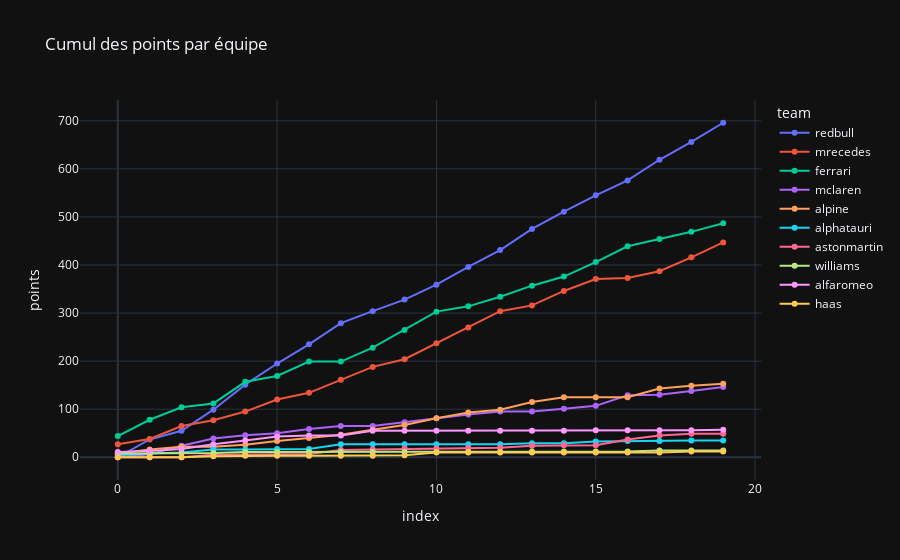

Notebook code cell kept with this figure:
### Markdown cell above
Et même chose mais pour les écuries

### Code cell
px.line(data_team_points, x="index", y="points", color="team", title="Cumul des points par équipe", template="plotly_dark", markers=True)

### Figure 1 — Plotly figure (JSON) as saved in the notebook; plotly's stock layout.template omitted (floating-point values rounded to 4 significant figures)
{"data": [{"hovertemplate": "team=redbull<br>index=%{x}<br>points=%{y}<extra></extra>", "legendgroup": "redbull", "line": {"color": "#636efa", "dash": "solid"}, "marker": {"symbol": "circle"}, "mode": "lines+markers", "name": "redbull", "orientation": "v", "showlegend": true, "type": "scatter", "x": [0, 1, 2, 3, 4, 5, 6, 7, 8, 9, 10, 11, 12, 13, 14, 15, 16, 17, 18, 19], "xaxis": "x", "y": [0, 37, 55, 99, 151, 195, 235, 279, 304, 328, 359, 396, 431, 475, 511, 545, 576, 619, 656, 696], "yaxis": "y"}, {"hovertemplate": "team=mrecedes<br>index=%{x}<br>points=%{y}<extra></extra>", "legendgroup": "mrecedes", "line": {"color": "#EF553B", "dash": "solid"}, "marker": {"symbol": "circle"}, "mode": "lines+markers", "name": "mrecedes", "orientation": "v", "showlegend": true, "type": "scatter", "x": [0, 1, 2, 3, 4, 5, 6, 7, 8, 9, 10, 11, 12, 13, 14, 15, 16, 17, 18, 19], "xaxis": "x", "y": [27, 38, 65, 77, 95, 120, 134, 161, 188, 204, 237, 270, 304, 316, 346, 371, 373, 387, 416, 447], "yaxis": "y"}, {"hovertemplate": "team=ferrari<br>index=%{x}<br>points=%{y}<extra></extra>", "legendgroup": "ferrari", "line": {"color": "#00cc96", "dash": "solid"}, "marker": {"symbol": "circle"}, "mode": "lines+markers", "name": "ferrari", "orientation": "v", "showlegend": true, "type": "scatter", "x": [0, 1, 2, 3, 4, 5, 6, 7, 8, 9, 10, 11, 12, 13, 14, 15, 16, 17, 18, 19], "xaxis": "x", "y": [44, 78, 104, 112, 157, 169, 199, 199, 228, 265, 303, 314, 334, 357, 376, 406, 439, 454, 469, 487], "yaxis": "y"}, {"hovertemplate": "team=mclaren<br>index=%{x}<br>points=%{y}<extra></extra>", "legendgroup": "mclaren", "line": {"color": "#ab63fa", "dash": "solid"}, "marker": {"symbol": "circle"}, "mode": "lines+markers", "name": "mclaren", "orientation": "v", "showlegend": true, "type": "scatter", "x": [0, 1, 2, 3, 4, 5, 6, 7, 8, 9, 10, 11, 12, 13, 14, 15, 16, 17, 18, 19], "xaxis": "x", "y": [0, 6, 24, 39, 46, 50, 59, 65, 65, 73, 81, 89, 95, 95, 101, 107, 129, 130, 138, 146], "yaxis": "y"}, {"hovertemplate": "team=alpine<br>index=%{x}<br>points=%{y}<extra></extra>", "legendgroup": "alpine", "line": {"color": "#FFA15A", "dash": "solid"}, "marker": {"symbol": "circle"}, "mode": "lines+markers", "name": "alpine", "orientation": "v", "showlegend": true, "type": "scatter", "x": [0, 1, 2, 3, 4, 5, 6, 7, 8, 9, 10, 11, 12, 13, 14, 15, 16, 17, 18, 19], "xaxis": "x", "y": [8, 16, 22, 22, 26, 34, 40, 47, 57, 67, 81, 93, 99, 115, 125, 125, 125, 143, 149, 153], "yaxis": "y"}, {"hovertemplate": "team=alphatauri<br>index=%{x}<br>points=%{y}<extra></extra>", "legendgroup": "alphatauri", "line": {"color": "#19d3f3", "dash": "solid"}, "marker": {"symbol": "circle"}, "mode": "lines+markers", "name": "alphatauri", "orientation": "v", "showlegend": true, "type": "scatter", "x": [0, 1, 2, 3, 4, 5, 6, 7, 8, 9, 10, 11, 12, 13, 14, 15, 16, 17, 18, 19], "xaxis": "x", "y": [4, 8, 10, 16, 16, 17, 17, 27, 27, 27, 27, 27, 27, 29, 29, 33, 34, 34, 35, 35], "yaxis": "y"}, {"hovertemplate": "team=astonmartin<br>index=%{x}<br>points=%{y}<extra></extra>", "legendgroup": "astonmartin", "line": {"color": "#FF6692", "dash": "solid"}, "marker": {"symbol": "circle"}, "mode": "lines+markers", "name": "astonmartin", "orientation": "v", "showlegend": true, "type": "scatter", "x": [0, 1, 2, 3, 4, 5, 6, 7, 8, 9, 10, 11, 12, 13, 14, 15, 16, 17, 18, 19], "xaxis": "x", "y": [0, 0, 0, 5, 6, 6, 7, 15, 16, 18, 18, 19, 20, 24, 25, 25, 37, 45, 49, 49], "yaxis": "y"}, {"hovertemplate": "team=williams<br>index=%{x}<br>points=%{y}<extra></extra>", "legendgroup": "williams", "line": {"color": "#B6E880", "dash": "solid"}, "marker": {"symbol": "circle"}, "mode": "lines+markers", "name": "williams", "orientation": "v", "showlegend": true, "type": "scatter", "x": [0, 1, 2, 3, 4, 5, 6, 7, 8, 9, 10, 11, 12, 13, 14, 15, 16, 17, 18, 19], "xaxis": "x", "y": [8, 8, 9, 9, 11, 11, 11, 11, 11, 11, 11, 11, 11, 12, 12, 12, 12, 14, 14, 14], "yaxis": "y"}, {"hovertemplate": "team=alfaromeo<br>index=%{x}<br>points=%{y}<extra></extra>", "legendgroup": "alfaromeo", "line": {"color": "#FF97FF", "dash": "solid"}, "marker": {"symbol": "circle"}, "mode": "lines+markers", "name": "alfaromeo", "orientation": "v", "showlegend": true, "type": "scatter", "x": [0, 1, 2, 3, 4, 5, 6, 7, 8, 9, 10, 11, 12, 13, 14, 15, 16, 17, 18, 19], "xaxis": "x", "y": [11, 13, 17, 27, 35, 43, 45, 45, 55, 55, 55, 55, 55, 55, 55, 56, 56, 56, 56, 57], "yaxis": "y"}, {"hovertemplate": "team=haas<br>index=%{x}<br>points=%{y}<extra></extra>", "legendgroup": "haas", "line": {"color": "#FECB52", "dash": "solid"}, "marker": {"symbol": "circle"}, "mode": "lines+markers", "name": "haas", "orientation": "v", "showlegend": true, "type": "scatter", "x": [0, 1, 2, 3, 4, 5, 6, 7, 8, 9, 10, 11, 12, 13, 14, 15, 16, 17, 18, 19], "xaxis": "x", "y": [0, 0, 0, 2, 3, 3, 3, 3, 3, 4, 10, 10, 10, 10, 10, 10, 10, 10, 12, 12], "yaxis": "y"}], "layout": {"legend": {"title": {"text": "team"}, "tracegroupgap": 0}, "title": {"text": "Cumul des points par équipe"}, "xaxis": {"anchor": "y", "domain": [0, 1], "title": {"text": "index"}}, "yaxis": {"anchor": "x", "domain": [0, 1], "title": {"text": "points"}}}}
